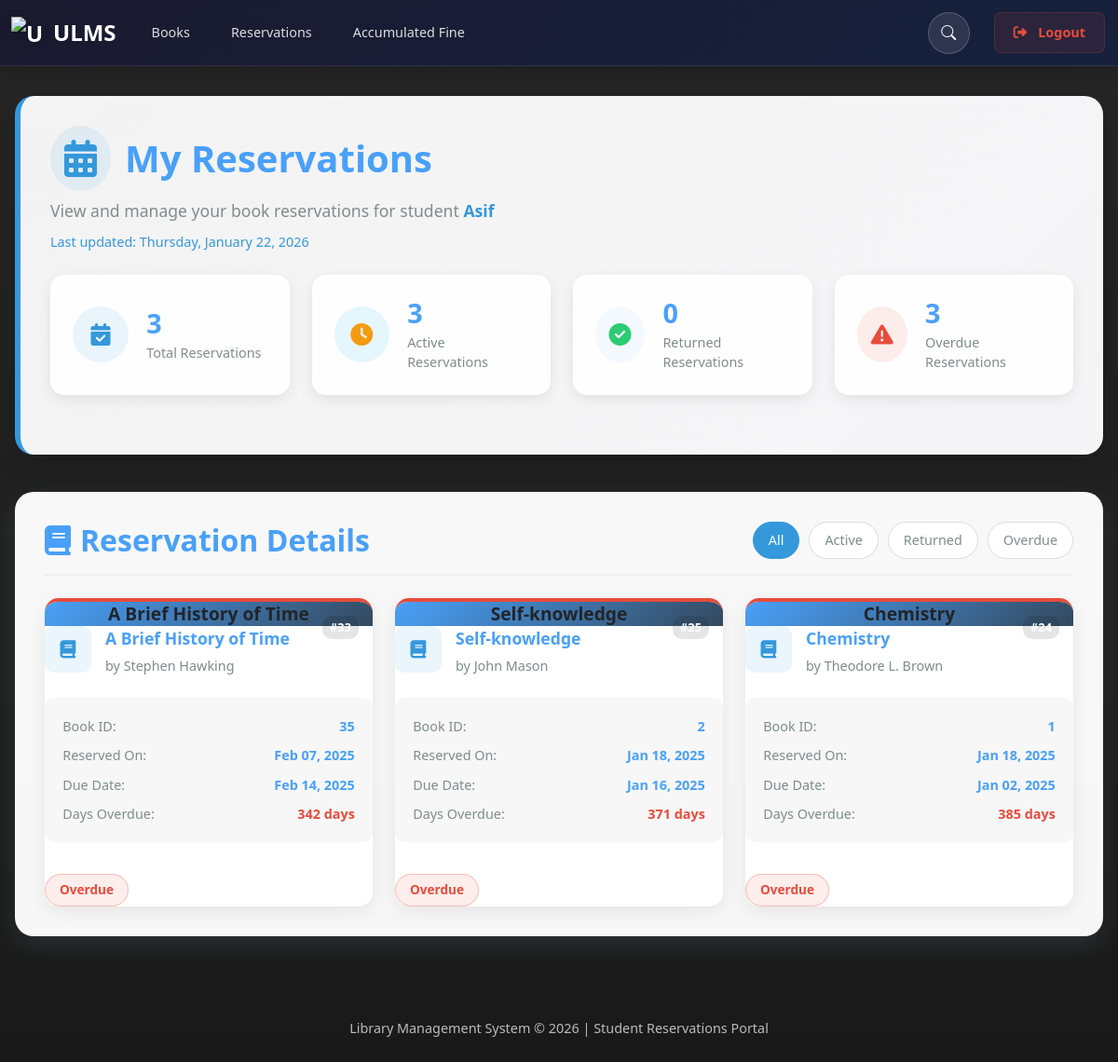
/pages/reservations_student.php (signed in), run on an earlier commit of the app's database.
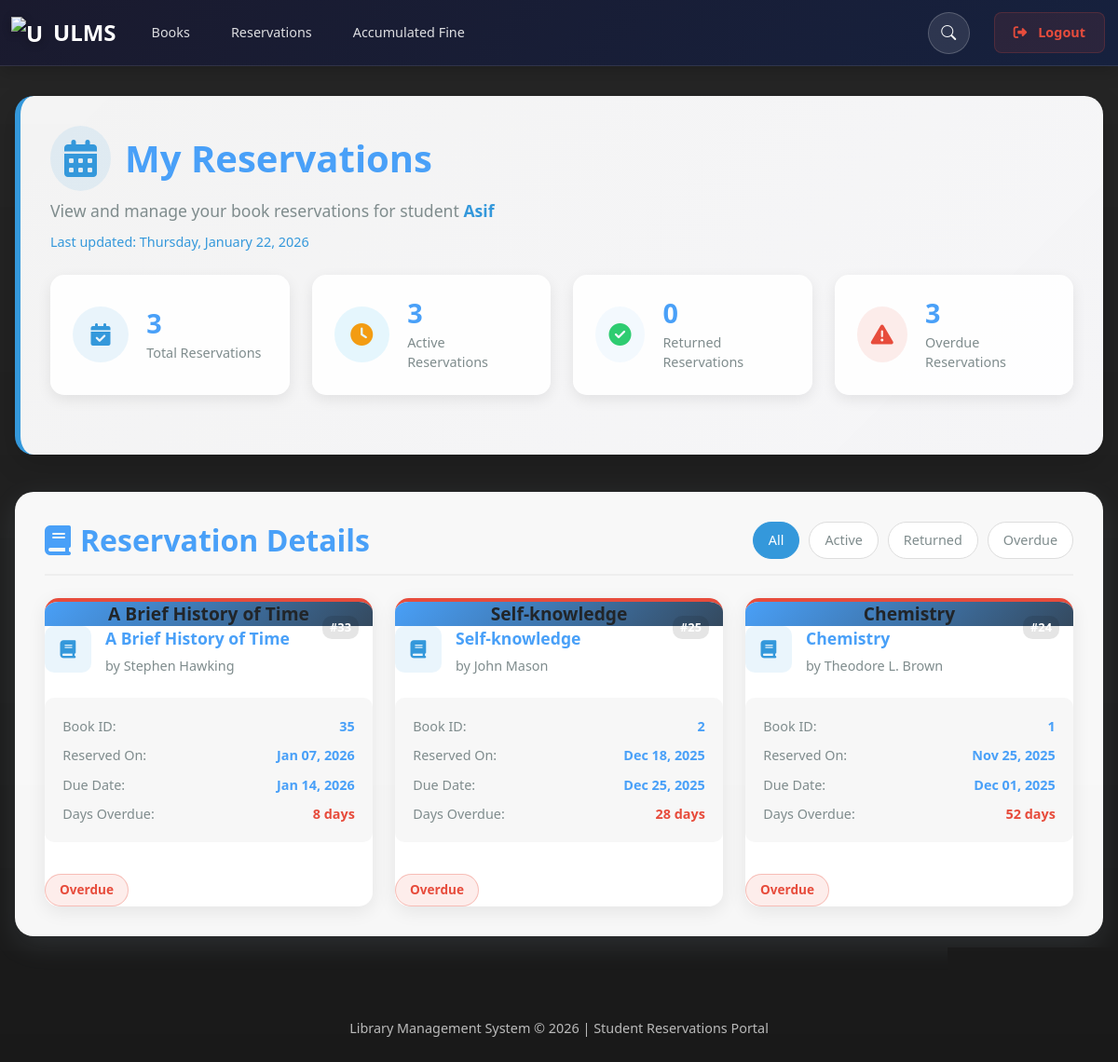
And on a later commit of the database.
### tables this page shows
CREATE TABLE `reservations` (
  `reservation_id` int(11) NOT NULL,
  `book_id` int(11) NOT NULL,
  `user_id` int(11) NOT NULL,
  `reservation_date` date NOT NULL,
  `due_date` date NOT NULL,
  `returned` enum('Yes','No') DEFAULT 'No'
);

CREATE TABLE `books` (
  `book_id` int(11) NOT NULL,
  `title` varchar(200) NOT NULL,
  `author` varchar(200) NOT NULL,
  `genre` varchar(100) DEFAULT NULL,
  `isbn` varchar(20) DEFAULT NULL,
  `thumbnail` varchar(255) DEFAULT NULL,
  `source` enum('api','manual') NOT NULL,
  `reserved` enum('Yes','No') DEFAULT 'No',
  `reserved_by` int(11) DEFAULT NULL
);

### pages/reservations_student.php (the view, shortened to what the changed rows need)
<?php
$user_id = $_SESSION['user_id'];
?>
<!DOCTYPE html>
<html lang="en">
<head>
    <link href="https://cdn.jsdelivr.net/npm/bootstrap@5.3.2/dist/css/bootstrap.min.css" rel="stylesheet">
    <link rel="stylesheet" href="https://cdnjs.cloudflare.com/ajax/libs/font-awesome/6.4.2/css/all.min.css">
</head>
<body>
<?php include '_navbar.php'; ?>
<div class="reservations-container">
    <div class="header-section">
        <h1><i class="fas fa-calendar-alt"></i> My Reservations</h1>
    </div>
    <div class="reservations-section">
        <div class="section-header">
            <h2><i class="fas fa-book"></i> Reservation Details</h2>
        </div>
        <?php
        $query = "SELECT b.book_id, b.title, b.author, r.reservation_date, r.due_date, r.reservation_id, r.returned
                  FROM books b
                  JOIN reservations r ON b.book_id = r.book_id
                  WHERE r.user_id = '$user_id'
                  ORDER BY r.reservation_id DESC";
        $result = mysqli_query($conn, $query);
        if (mysqli_num_rows($result) > 0) {
            echo '<div class="reservations-grid" id="reservationsGrid">';
            while ($row = mysqli_fetch_assoc($result)) {
                $book_id = $row['book_id'];
                $title = htmlspecialchars($row['title']);
                $author = htmlspecialchars($row['author']);
                $reservation_date = date('M d, Y', strtotime($row['reservation_date']));
                $due_date = date('M d, Y', strtotime($row['due_date']));
                $reservation_id = $row['reservation_id'];
                $returned = $row['returned'];
                $is_overdue = (strtotime($row['due_date']) < time()) && $returned === 'No';
                $card_class = '';
                $status_badge = '';
                $days_text = '';
                if ($returned === 'Yes') {
                    $card_class = 'returned';
                    $status_badge = '<span class="status-badge status-returned">Returned</span>';
                } elseif ($is_overdue) {
                    $card_class = 'overdue';
                    $overdue_days = floor((time() - strtotime($row['due_date'])) / (60 * 60 * 24));
                    $days_text = '<div class="detail-item"><span class="detail-label">Days Overdue:</span><span class="detail-value days-overdue">' . $overdue_days . ' days</span></div>';
                    $status_badge = '<span class="status-badge status-overdue">Overdue</span>';
                }
                echo '
                <div class="reservation-card ' . $card_class . '" data-status="' . ($returned === 'Yes' ? 'returned' : ($is_overdue ? 'overdue' : 'active')) . '">
                    <div class="card-header">
                        <div class="card-id">#' . $reservation_id . '</div>
                        <h3 title="' . $title . '">' . (strlen($title) > 50 ? substr($title, 0, 50) . '...' : $title) . '</h3>
                    </div>
                    <div class="card-body">
                        <div class="book-info">
                            <div class="book-icon">
                                <i class="fas fa-book"></i>
                            </div>
                            <div class="book-details">
                                <div class="book-title" title="' . $title . '">' . (strlen($title) > 40 ? substr($title, 0, 40) . '...' : $title) . '</div>
                                <div class="book-author">by ' . $author . '</div>
                            </div>
                        </div>
                        <div class="reservation-details">
                            <div class="detail-item">
                                <span class="detail-label">Book ID:</span>
                                <span class="detail-value">' . $book_id . '</span>
                            </div>
                            <div class="detail-item">
                                <span class="detail-label">Reserved On:</span>
                                <span class="detail-value">' . $reservation_date . '</span>
                            </div>
                            <div class="detail-item">
                                <span class="detail-label">Due Date:</span>
                                <span class="detail-value">' . $due_date . '</span>
                            </div>
                            ' . $days_text . '
                        </div>
                        ' . $status_badge . '
                    </div>
                </div>';
            }
            echo '</div>';
        }
        ?>
    </div>
</div>
</body>
</html>

What changed in the data, as far as the page shows it:
changed reservations "A Brief History of Time": reservation_date "Feb 07, 2025" → "Jan 07, 2026"; due_date "Feb 14, 2025" → "Jan 14, 2026"; due_date "342" → "8"
changed reservations "Self-knowledge": reservation_date "Jan 18, 2025" → "Dec 18, 2025"; due_date "Jan 16, 2025" → "Dec 25, 2025"; due_date "371" → "28"
changed reservations "Chemistry": reservation_date "Jan 18, 2025" → "Nov 25, 2025"; due_date "Jan 02, 2025" → "Dec 01, 2025"; due_date "385" → "52"
